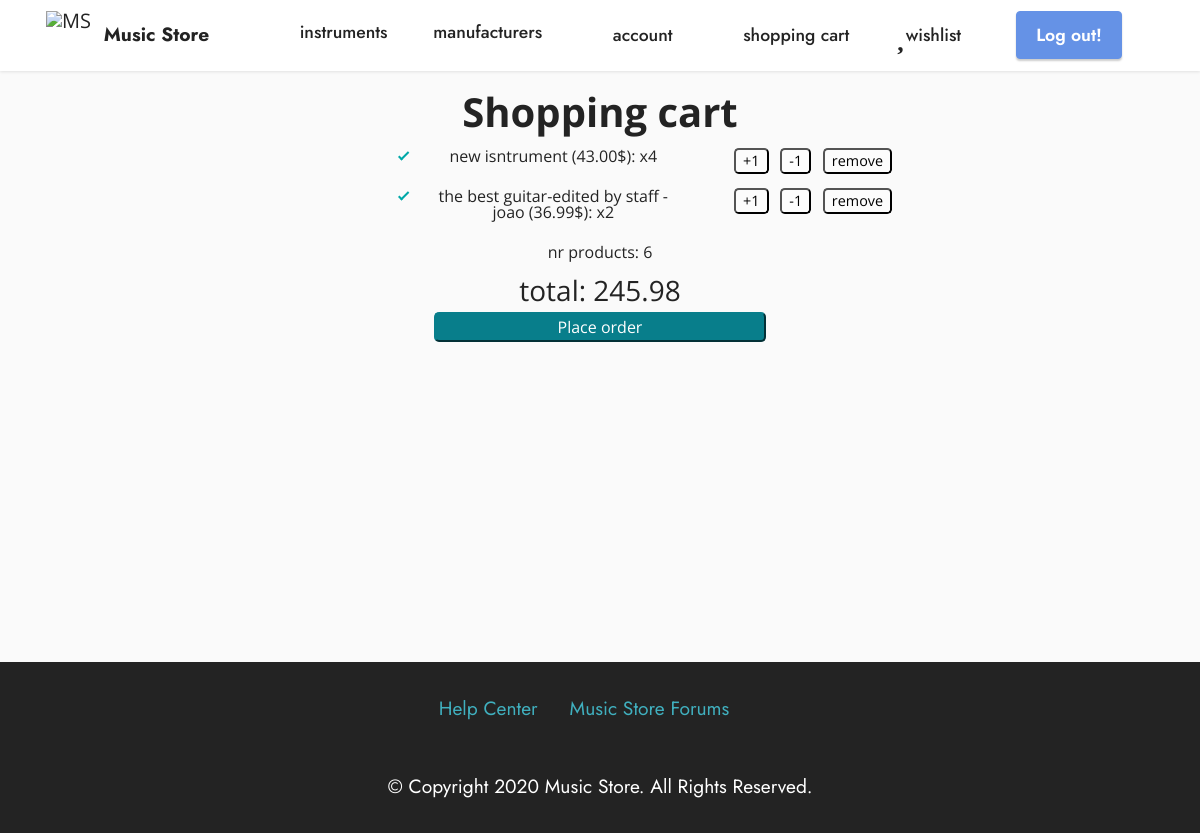
/account/shoppingcart/ (signed in), run on an earlier commit of the app's database.
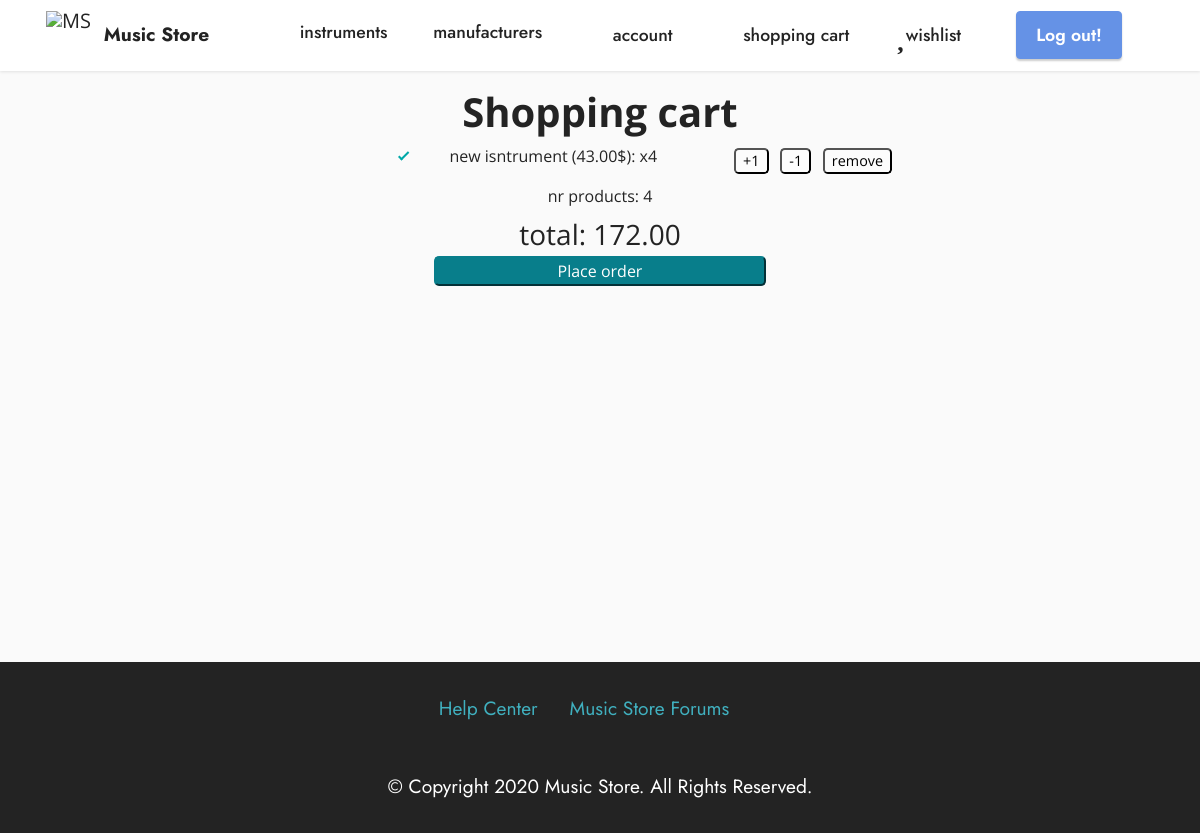
And on a later commit of the database.
### app/models.py (models this page shows, shortened)
class ItemQuantity(models.Model):
    item = models.ForeignKey(Item, on_delete=models.CASCADE)
    quantity = models.IntegerField()

class Item(models.Model):
    instrument = models.OneToOneField(Instrument, on_delete=models.CASCADE)
    price = models.DecimalField(max_digits=10, decimal_places=2)

class Instrument(models.Model):
    name = models.CharField(max_length=100)
    category = models.CharField(choices=INSTRUMENT_CAT , max_length=100)
    manufacturer = models.ForeignKey(Manufacturer, on_delete=models.CASCADE)
    description = models.CharField(max_length=1000)
    nr_serie = models.CharField(max_length=20)
    image = models.URLField()

### app/views.py (the view, shortened to what this page needs)
# urls.py: path('account/shoppingcart/', views.shopping_cart, name='shopping_cart'),
@login_required(login_url='/login/')
def shopping_cart(request):
    user_id = request.user.id
    u = models.User.objects.get(pk=user_id)
    total = 0
    nr_prods = 0
    try:
        lista = ItemList.objects.get(person=Person.objects.get(user=u), type='shoppingcart').items.all()
        for i in lista:
            total += i.quantity * i.item.price
            nr_prods += i.quantity
    except ObjectDoesNotExist:
        ItemList.objects.create(person=Person.objects.get(user=u), type='shoppingcart')
        lista = []
    return render(request, 'shopping_cart.html', { 'lista' : lista , 'total' : total, 'nr_prods':nr_prods})

### templates/shopping_cart.html (shortened to what this page needs)
{% extends 'layout.html' %}
{% block content %}
    <div class="container form-container">
        <h1 class="font-weight-bold">Shopping cart</h1>
        <ul class="list-orders list-shopping-cart">
            {% for i in lista %}
                <li>
                    <div class="row">
                        <div class="col">
                            <p>{{ i.item.instrument.name }} ({{ i.item.price }}$): x{{ i.quantity }}</p>
                        </div>
                        <div class="col">
                            <form action="" method="post">
                                <input class="btn-href" type="submit" name="add" value="+1">
                                <input class="btn-href" type="submit" name="sub" value="-1">
                                <input class="btn-href" type="submit" name="del" value="remove">
                            </form>
                        </div>
                    </div>
                </li>
            {% endfor %}
        </ul>
        <p>nr products: {{ nr_prods }}</p>
        <h3>total: {{ total }}</h3>
        <a style="width: 30%" class="href_button" href="/account/placeorder">Place order</a>
    </div>
{% endblock %}

What changed in the data, as far as the page shows it:
removed ItemQuantity: item.instrument.name "the best guitar-edited by staff - joao", item.price "36.99", quantity "2"
Also different on the page:
{{ nr_prods }}: "6" → "4"
{{ total }}: "245.98" → "172.00"
